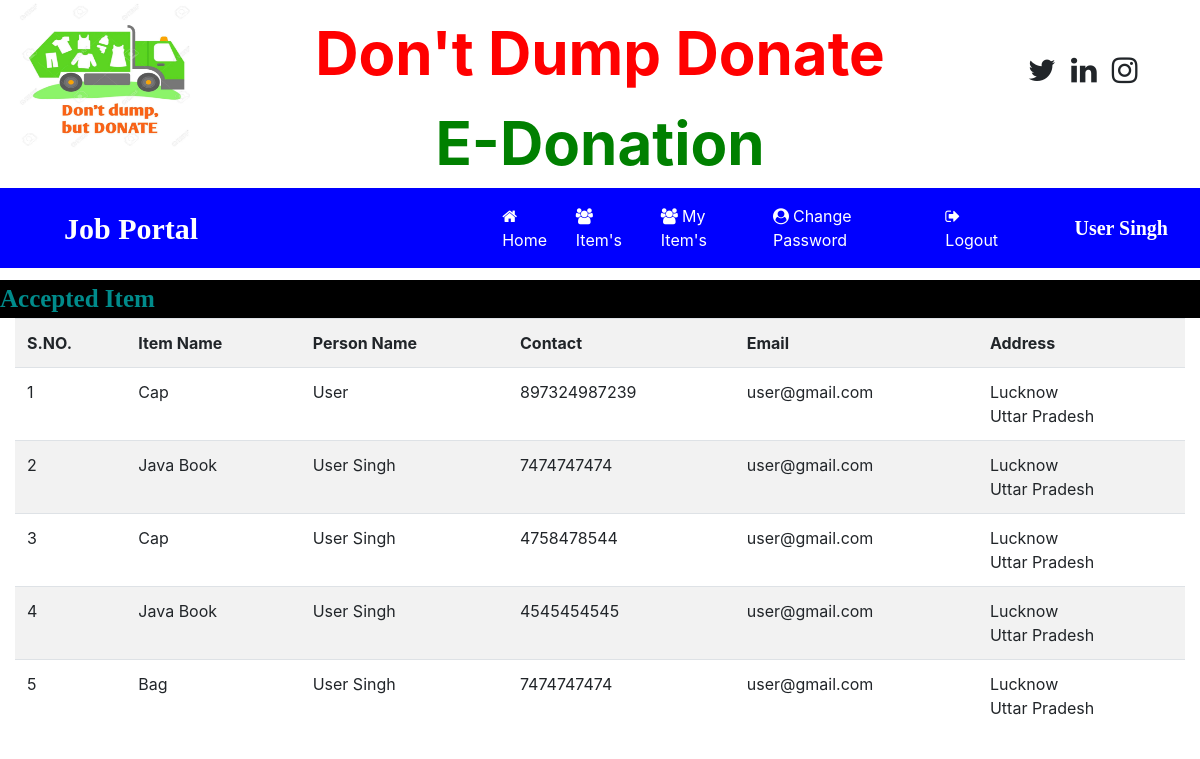
Page /my_items (signed in) on the committed database.
### job/models.py (models this page shows)
class Applyjob(models.Model):
    fname = models.CharField(max_length=20,null=True)
    lname = models.CharField(max_length=20,null=True)
    mobile = models.CharField(max_length=20,null=True)
    email = models.CharField(max_length=20,null=True)
    experience = models.CharField(max_length=20,null=True)
    qualification = models.CharField(max_length=20,null=True)
    gender = models.CharField(max_length=10,null=True)
    image = models.FileField(null=True)
    num = models.CharField(max_length=40,null=True)

### job/views.py (the view)
# urls.py: path('my_items',my_items,name="my_items"),
def my_items(request):
    data = Applyjob.objects.all()
    d = {'data':data}
    return render(request,'my_items.html',d)

### job/templates/my_items.html (shortened to what this page needs)
<!DOCTYPE html>
{% include 'user_navigation.html' %}
<html lang="en">
<head>
</head>
<body>
<marquee behavior="alternate" style="font-family: 'Monotype Corsiva'; font-size:25px; color:darkcyan; background-color:black; font-weight:bold; margin-top:1%">
    Accepted Item
</marquee>
<div class="container-fluid">
    <table class="table table-striped">
        <tr>
            <th>S.NO.</th>
            <th>Item Name</th>
            <th>Person Name</th>
            <th>Contact</th>
            <th>Email</th>
            <th>Address</th>
        </tr>
        {% for i in data %}
            {% if i.email == request.user.username %}
                <tr>
                    <td>{{forloop.counter}}</td>
                    <td>{{i.lname}}</td>
                    <td>{{i.fname}}</td>
                    <td>{{i.mobile}}</td>
                    <td>{{i.email}}</td>
                    <td>{{i.experience}}<br>{{i.qualification}}</td>
                </tr>
            {% endif %}
        {% endfor %}
    </table>
</div>
</body>
</html>

### job/templates/user_navigation.html (shortened to what this page needs)
<html>
<head>
    {% load static %}
  <link rel="stylesheet" href="https://maxcdn.bootstrapcdn.com/bootstrap/4.5.2/css/bootstrap.min.css">
 <link rel="stylesheet" href="https://cdnjs.cloudflare.com/ajax/libs/font-awesome/4.7.0/css/font-awesome.min.css">
</head>
<body>
<div class="container-fluid">
    <div class="row">
        <div class="col-sm-3 ">
                  <img src="{% static 'images/aa6.jpg' %}" width="180px" height="150px">
        </div>
        <div class="col-sm-6 mt-2 text-center">
<center>
                  <span style="font-weight: bold; font-size:60px">
                        <span style="color:red">Don't Dump Donate</span>
                        <span style="color:green">E-Donation</span>
                  </span>
</center>
        </div>
        <div class="col-sm-3 mt-5" style="padding-left:10%">
            <span style="font-weight:bold ; font-size:30px">
                <span><i class="fa fa-twitter pl-2"></i></span>
                <span><i class="fa fa-linkedin pl-2"></i></span>
                <span><i class="fa fa-instagram pl-2"></i></span>
            </span>
        </div>
    </div>
</div>
<nav class="navbar navbar-expand-sm" style="background-color:blue">
    <a class="navbar-brand text-white pl-5 font-weight-bold" style="font-family:'Mv Boli'; font-size:30px">Job Portal</a>
<ul class="navbar-nav">
    <li class="nav-item">
        <a class="nav-link" href="{% url 'user_home' %}" style="margin-left:280px"><i class="fa fa-home mr-1"></i>Home</a>
    </li>
    <li class="nav-item">
        <a class="nav-link" href="{% url 'view_job_user' %}"><i class="fa fa-users mr-1"></i>Item's</a>
    </li>
    <li class="nav-item">
        <a class="nav-link" href="{% url 'my_items' %}"><i class="fa fa-users mr-1"></i>My Item's</a>
    </li>
    <li class="nav-item">
        <a class="nav-link" href="{% url 'change_passworduser' %}"><i class="fa fa-user-circle mr-1"></i>Change Password</a>
    </li>
    <li class="nav-item">
        <a class="nav-link" href="{% url 'logout' %}"><i class="fa fa-sign-out mr-1"></i>Logout</a>
    </li>
</ul>
<a class="navbar-brand text-white pl-5 font-weight-bold" style="font-family:'Mv Boli'; font-size:20px">{{request.user.first_name}} {{request.user.last_name}}</a>
</nav>
</body>
</html>

### job/templates/user_navigation.html (style rules this page uses)
.nav-link { color:white !important; margin-right: 4px }

### rows in the picture
Applyjob: lname "Cap", fname "User", mobile "897324987239", email "user@gmail.com", experience "Lucknow", qualification "Uttar Pradesh"
Applyjob: lname "Java Book", fname "User Singh", mobile "7474747474", email "user@gmail.com", experience "Lucknow", qualification "Uttar Pradesh"
Applyjob: lname "Cap", fname "User Singh", mobile "4758478544", email "user@gmail.com", experience "Lucknow", qualification "Uttar Pradesh"
Applyjob: lname "Java Book", fname "User Singh", mobile "4545454545", email "user@gmail.com", experience "Lucknow", qualification "Uttar Pradesh"
Applyjob: lname "Bag", fname "User Singh", mobile "7474747474", email "user@gmail.com", experience "Lucknow", qualification "Uttar Pradesh"

### other values in the picture
{{ request.user.first_name }} "User"
{{ request.user.last_name }} "Singh"
